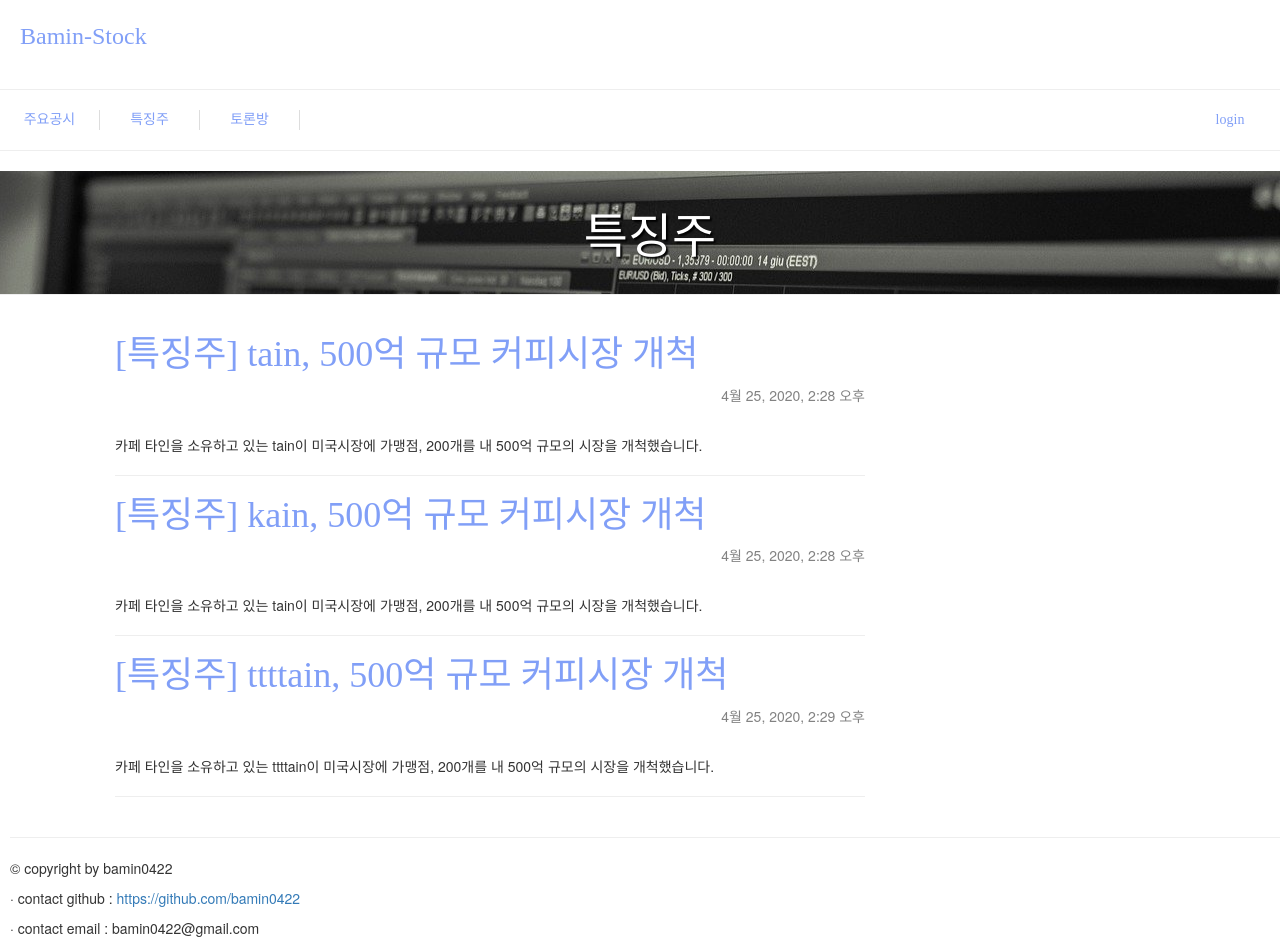
The app's page /specialstock_detail/ with its own data.
### baminStockSite/models.py (models this page shows, shortened)
class Post(models.Model):
    author = models.ForeignKey(
        settings.AUTH_USER_MODEL, on_delete=models.SET_NULL, null=True)
    title = models.CharField(max_length=200)
    text = models.TextField()
    created_date = models.DateTimeField(
        default=timezone.now)
    published_date = models.DateTimeField(
        blank=True, null=True)
    class Meta:
        abstract = True

class SpecialStock(Post):
    def publish(self):
        self.published_date = timezone.now()
        self.save()

### baminStockSite/views.py (the view)
# urls.py: path('specialstock_detail/', views.specialStock_list_detail,
def specialStock_list_detail(request):
    specialStocks = SpecialStock.objects.filter(
        published_date__lte=timezone.now()).order_by('published_date')
    return render(request, 'stockSite/speicalStock_list_detail.html', {'specialStocks': specialStocks})

### baminStockSite/templates/stockSite/speicalStock_list_detail.html (shortened to what this page needs)
{% load static %}
<html>
  <head>
    <link
      rel="stylesheet"
      href="//maxcdn.bootstrapcdn.com/bootstrap/3.2.0/css/bootstrap.min.css"
    />
    <link
      rel="stylesheet"
      href="//maxcdn.bootstrapcdn.com/bootstrap/3.2.0/css/bootstrap-theme.min.css"
    />
    <link rel="stylesheet" href="{% static 'css/stocksite.css' %}" />
  </head>
  <body>
    <div class="home">
      <h3 style="text-align: left;"><a href="/">Bamin-Stock</a></h3>
    </div>
    <div class="h-container">
      <hr />
      <div class="item">
        <a href="{% url 'stockNews_list_detail' %}" style="color: #819ff7;"
          >주요공시</a
        >
      </div>
      <div class="item">
        <a href="{% url 'specialStock_list_detail' %}" style="color: #819ff7;"
          >특징주</a
        >
      </div>
      <div class="item">
        <a href="{% url 'stockCommunity_list_detail' %}" style="color: #819ff7;"
          >토론방</a
        >
      </div>
      <div class="item last"><a style="color: #819ff7;">login</a></div>
    </div>
    <hr />
    <div class="page-header">
      <h1 style="text-align: center;">특징주</h1>
    </div>
    <div class="content container">
      <div class="row">
        <div class="col-md-8">
          {% for specialStock in specialStocks %}
          <div class="postList">
            <h1><a href="">{{ specialStock.title }}</a></h1>
            <div class="date">
              <p style="text-align: right;">
                {{ specialStock.published_date }}
              </p>
            </div>
            <br />
            <p>{{ specialStock.text|linebreaksbr }}</p>
            <hr />
          </div>
          {% endfor %}
        </div>
      </div>
    </div>
  </body>
  <footer>
    <hr />
    <p>&copy; copyright by bamin0422</p>
    <p>
      · contact github :
      <a href="https://github.com/bamin0422">https://github.com/bamin0422</a>
    </p>
    <p>· contact email : bamin0422@gmail.com</p>
  </footer>
</html>

### baminStockSite/static/css/stocksite.css (style rules this page uses)
.home, .home h3 a, .home h3 a:visited { margin-top: 0; padding: 3px 3px 10px 10px; color: #819ff7; }
footer { margin-left: 10px; height: 5%; background-color: '#F2F2F2'; }
.h-container:after { clear: both; display: block; font-family: 'Nanum Myeongjo', serif; content: ''; }
.h-container .item, h-container a { float: left; width: 100px; text-align: center; border-right: 1px solid #ddd; font-family: 'Nanum Myeongjo', serif; }
.h-container .item.last { float: right; border-right: none; font-family: 'Nanum Myeongjo', serif; }
.page-header { background-image: url('specialStock1.jpg'); background-size: cover; background-repeat: no-repeat; margin-top: 0; padding: 20px 20px 20px 40px; }
.page-header h1, .page-header h1 a, .page-header h1 a:visited, .page-header h1 a:active { color: #ffffff; font-size: 36pt; text-shadow: 2px 2px 2px black; text-decoration: none; }
.content { margin-left: 100px; margin-right: 100px; }
h1, h2, h3, h4 { font-family: 'Nanum Myeongjo', serif; }
.date { color: #828282; }
.postList p { text-align: left; }
.postList h1 a, .postList h1 a:visited { text-align: center; color: #819ff7; }

### records on screen
SpecialStock: title "[특징주] tain, 500억 규모 커피시장 개척", published_date "4월 25, 2020, 2:28 오후", text "카페 타인을 소유하고 있는 tain이 미국시장에 가맹점, 200개를 내 500억 규모의 시장을 개척했습니다."
SpecialStock: title "[특징주] kain, 500억 규모 커피시장 개척", published_date "4월 25, 2020, 2:28 오후", text "카페 타인을 소유하고 있는 tain이 미국시장에 가맹점, 200개를 내 500억 규모의 시장을 개척했습니다."
SpecialStock: title "[특징주] ttttain, 500억 규모 커피시장 개척", published_date "4월 25, 2020, 2:29 오후", text "카페 타인을 소유하고 있는 ttttain이 미국시장에 가맹점, 200개를 내 500억 규모의 시장을 개척했습니다."
